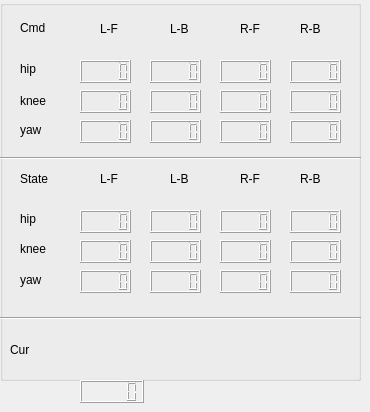
   <widget class="QWidget" name="tab_6">
    <attribute name="title">
     <string>Effort</string>
    </attribute>
    <widget class="QGroupBox" name="groupBox_3">
     <property name="geometry">
      <rect>
       <x>0</x>
       <y>0</y>
       <width>361</width>
       <height>381</height>
      </rect>
     </property>
     <property name="title">
      <string/>
     </property>
     <widget class="QLabel" name="qlabel_lf_pos_5">
      <property name="geometry">
       <rect>
        <x>100</x>
        <y>20</y>
        <width>31</width>
        <height>17</height>
       </rect>
      </property>
      <property name="text">
       <string>L-F</string>
      </property>
     </widget>
     <widget class="QLabel" name="qlabel_lb_pos_5">
      <property name="geometry">
       <rect>
        <x>170</x>
        <y>20</y>
        <width>41</width>
        <height>17</height>
       </rect>
      </property>
      <property name="text">
       <string>L-B</string>
      </property>
     </widget>
     <widget class="QLabel" name="qlabel_rf_pos_5">
      <property name="geometry">
       <rect>
        <x>240</x>
        <y>20</y>
        <width>31</width>
        <height>17</height>
       </rect>
      </property>
      <property name="text">
       <string>R-F</string>
      </property>
     </widget>
     <widget class="QLabel" name="qlabel_rb_pos_5">
      <property name="geometry">
       <rect>
        <x>300</x>
        <y>20</y>
        <width>31</width>
        <height>17</height>
       </rect>
      </property>
      <property name="text">
       <string>R-B</string>
      </property>
     </widget>
     <widget class="QLabel" name="qlabel_lfh_pos_3">
      <property name="geometry">
       <rect>
        <x>20</x>
        <y>60</y>
        <width>31</width>
        <height>17</height>
       </rect>
      </property>
      <property name="text">
       <string>hip</string>
      </property>
     </widget>
     <widget class="QLabel" name="qlabel_rbh_pos_3">
      <property name="geometry">
       <rect>
        <x>20</x>
        <y>210</y>
        <width>31</width>
        <height>17</height>
       </rect>
      </property>
      <property name="text">
       <string>hip</string>
      </property>
     </widget>
     <widget class="QLabel" name="qlabel_lfk_pos_3">
      <property name="geometry">
       <rect>
        <x>20</x>
        <y>90</y>
        <width>41</width>
        <height>21</height>
       </rect>
      </property>
      <property name="text">
       <string>knee</string>
      </property>
     </widget>
     <widget class="QLabel" name="qlabel_rbk_pos_3">
      <property name="geometry">
       <rect>
        <x>20</x>
        <y>240</y>
        <width>41</width>
        <height>17</height>
       </rect>
      </property>
      <property name="text">
       <string>knee</string>
      </property>
     </widget>
     <widget class="QLabel" name="qlabel_motor_pos_3">
      <property name="geometry">
       <rect>
        <x>20</x>
        <y>20</y>
        <width>51</width>
        <height>16</height>
       </rect>
      </property>
      <property name="text">
       <string>Cmd</string>
      </property>
     </widget>
     <widget class="QLabel" name="qlabel_encorder_pos_3">
      <property name="geometry">
       <rect>
        <x>20</x>
        <y>170</y>
        <width>61</width>
        <height>17</height>
       </rect>
      </property>
      <property name="text">
       <string>State</string>
      </property>
     </widget>
     <widget class="QLCDNumber" name="lcdNumber_lfhm_pos_3">
      <property name="geometry">
       <rect>
        <x>80</x>
        <y>60</y>
        <width>51</width>
        <height>23</height>
       </rect>
      </property>
     </widget>
     <widget class="QLCDNumber" name="lcdNumber_lfkm_pos_3">
      <property name="geometry">
       <rect>
        <x>80</x>
        <y>90</y>
        <width>51</width>
        <height>23</height>
       </rect>
      </property>
     </widget>
     <widget class="QLCDNumber" name="lcdNumber_lbhm_pos_3">
      <property name="geometry">
       <rect>
        <x>150</x>
        <y>60</y>
        <width>51</width>
        <height>23</height>
       </rect>
      </property>
     </widget>
     <widget class="QLCDNumber" name="lcdNumber_lbkm_pos_3">
      <property name="geometry">
       <rect>
        <x>150</x>
        <y>90</y>
        <width>51</width>
        <height>23</height>
       </rect>
      </property>
     </widget>
     <widget class="QLCDNumber" name="lcdNumber_rfhm_pos_3">
      <property name="geometry">
       <rect>
        <x>220</x>
        <y>60</y>
        <width>51</width>
        <height>23</height>
       </rect>
      </property>
     </widget>
     <widget class="QLCDNumber" name="lcdNumber_rfkm_pos_3">
      <property name="geometry">
       <rect>
        <x>220</x>
        <y>90</y>
        <width>51</width>
        <height>23</height>
       </rect>
      </property>
     </widget>
     <widget class="QLCDNumber" name="lcdNumber_rbhm_pos_3">
      <property name="geometry">
       <rect>
        <x>290</x>
        <y>60</y>
        <width>51</width>
        <height>23</height>
       </rect>
      </property>
     </widget>
     <widget class="QLCDNumber" name="lcdNumber_rbkm_pos_3">
      <property name="geometry">
       <rect>
        <x>290</x>
        <y>90</y>
        <width>51</width>
        <height>23</height>
       </rect>
      </property>
     </widget>
     <widget class="QLCDNumber" name="lcdNumber_lfhe_pos_3">
      <property name="geometry">
       <rect>
        <x>80</x>
        <y>210</y>
        <width>51</width>
        <height>23</height>
       </rect>
      </property>
     </widget>
     <widget class="QLCDNumber" name="lcdNumber_lfke_pos_3">
      <property name="geometry">
       <rect>
        <x>80</x>
        <y>240</y>
        <width>51</width>
        <height>23</height>
       </rect>
      </property>
     </widget>
     <widget class="QLCDNumber" name="lcdNumber_lbhe_pos_3">
      <property name="geometry">
       <rect>
        <x>150</x>
        <y>210</y>
        <width>51</width>
        <height>23</height>
       </rect>
      </property>
     </widget>
     <widget class="QLCDNumber" name="lcdNumber_lbke_pos_3">
      <property name="geometry">
       <rect>
        <x>150</x>
        <y>240</y>
        <width>51</width>
        <height>23</height>
       </rect>
      </property>
     </widget>
     <widget class="QLCDNumber" name="lcdNumber_rfhe_pos_3">
      <property name="geometry">
       <rect>
        <x>220</x>
        <y>210</y>
        <width>51</width>
        <height>23</height>
       </rect>
      </property>
     </widget>
     <widget class="QLCDNumber" name="lcdNumber_rfke_pos_3">
      <property name="geometry">
       <rect>
        <x>220</x>
        <y>240</y>
        <width>51</width>
        <height>23</height>
       </rect>
      </property>
     </widget>
     <widget class="QLCDNumber" name="lcdNumber_rbhe_pos_3">
      <property name="geometry">
       <rect>
        <x>290</x>
        <y>210</y>
        <width>51</width>
        <height>23</height>
       </rect>
      </property>
     </widget>
     <widget class="QLCDNumber" name="lcdNumber_rbke_pos_3">
      <property name="geometry">
       <rect>
        <x>290</x>
        <y>240</y>
        <width>51</width>
        <height>23</height>
       </rect>
      </property>
     </widget>
     <widget class="QLabel" name="label_7">
      <property name="geometry">
       <rect>
        <x>20</x>
        <y>120</y>
        <width>31</width>
        <height>20</height>
       </rect>
      </property>
      <property name="text">
       <string>yaw</string>
      </property>
     </widget>
     <widget class="QLabel" name="label_8">
      <property name="geometry">
       <rect>
        <x>20</x>
        <y>270</y>
        <width>41</width>
        <height>20</height>
       </rect>
      </property>
      <property name="text">
       <string>yaw</string>
      </property>
     </widget>
     <widget class="QLabel" name="qlabel_lf_pos_6">
      <property name="geometry">
       <rect>
        <x>100</x>
        <y>170</y>
        <width>31</width>
        <height>17</height>
       </rect>
      </property>
      <property name="text">
       <string>L-F</string>
      </property>
     </widget>
     <widget class="QLabel" name="qlabel_lb_pos_6">
      <property name="geometry">
       <rect>
        <x>170</x>
        <y>170</y>
        <width>41</width>
        <height>17</height>
       </rect>
      </property>
      <property name="text">
       <string>L-B</string>
      </property>
     </widget>
     <widget class="QLabel" name="qlabel_rf_pos_6">
      <property name="geometry">
       <rect>
        <x>240</x>
        <y>170</y>
        <width>31</width>
        <height>17</height>
       </rect>
      </property>
      <property name="text">
       <string>R-F</string>
      </property>
     </widget>
     <widget class="QLCDNumber" name="lcdNumber_lfym_pos_3">
      <property name="geometry">
       <rect>
        <x>80</x>
        <y>120</y>
        <width>51</width>
        <height>23</height>
       </rect>
      </property>
     </widget>
     <widget class="QLCDNumber" name="lcdNumber_lbym_pos_3">
      <property name="geometry">
       <rect>
        <x>150</x>
        <y>120</y>
        <width>51</width>
        <height>23</height>
       </rect>
      </property>
     </widget>
     <widget class="QLCDNumber" name="lcdNumber_rfym_pos_3">
      <property name="geometry">
       <rect>
        <x>220</x>
        <y>120</y>
        <width>51</width>
        <height>23</height>
       </rect>
      </property>
     </widget>
     <widget class="QLCDNumber" name="lcdNumber_rbym_pos_3">
      <property name="geometry">
       <rect>
        <x>290</x>
        <y>120</y>
        <width>51</width>
        <height>23</height>
       </rect>
      </property>
     </widget>
     <widget class="QLabel" name="qlabel_rb_pos_6">
      <property name="geometry">
       <rect>
        <x>300</x>
        <y>170</y>
        <width>31</width>
        <height>17</height>
       </rect>
      </property>
      <property name="text">
       <string>R-B</string>
      </property>
     </widget>
     <widget class="QLCDNumber" name="lcdNumber_lfye_pos_3">
      <property name="geometry">
       <rect>
        <x>80</x>
        <y>270</y>
        <width>51</width>
        <height>23</height>
       </rect>
      </property>
     </widget>
     <widget class="QLCDNumber" name="lcdNumber_lbye_pos_3">
      <property name="geometry">
       <rect>
        <x>150</x>
        <y>270</y>
        <width>51</width>
        <height>23</height>
       </rect>
      </property>
     </widget>
     <widget class="QLCDNumber" name="lcdNumber_rfye_pos_3">
      <property name="geometry">
       <rect>
        <x>220</x>
        <y>270</y>
        <width>51</width>
        <height>23</height>
       </rect>
      </property>
     </widget>
     <widget class="QLCDNumber" name="lcdNumber_rbye_pos_3">
      <property name="geometry">
       <rect>
        <x>290</x>
        <y>270</y>
        <width>51</width>
        <height>23</height>
       </rect>
      </property>
     </widget>
     <widget class="Line" name="line_5">
      <property name="geometry">
       <rect>
        <x>0</x>
        <y>150</y>
        <width>361</width>
        <height>16</height>
       </rect>
      </property>
      <property name="orientation">
       <enum>Qt::Horizontal</enum>
      </property>
     </widget>
     <widget class="Line" name="line_6">
      <property name="geometry">
       <rect>
        <x>0</x>
        <y>310</y>
        <width>361</width>
        <height>16</height>
       </rect>
      </property>
      <property name="orientation">
       <enum>Qt::Horizontal</enum>
      </property>
     </widget>
     <widget class="QLabel" name="label_9">
      <property name="geometry">
       <rect>
        <x>10</x>
        <y>340</y>
        <width>41</width>
        <height>20</height>
       </rect>
      </property>
      <property name="text">
       <string>Cur</string>
      </property>
     </widget>
    </widget>
    <widget class="QLCDNumber" name="lcdNumber_cur_3">
     <property name="geometry">
      <rect>
       <x>80</x>
       <y>380</y>
       <width>64</width>
       <height>23</height>
      </rect>
     </property>
    </widget>
   </widget>
